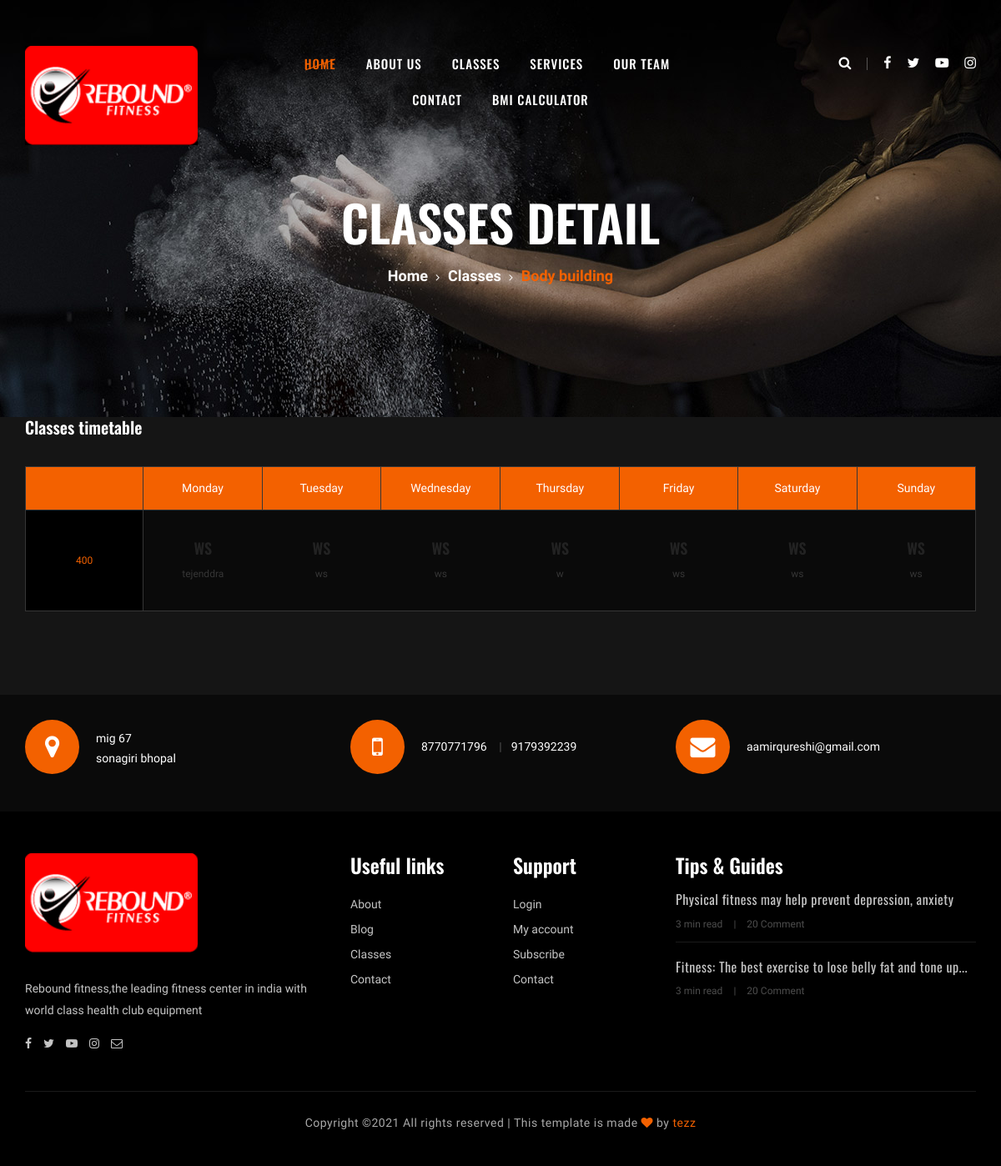
The page /class/ on the database its author committed.
### reebound/models.py (models this page shows)
class TimeTable(models.Model):
    time = models.TextField(max_length=20)
    mondayworkout = models.TextField(max_length=20, null=True)
    monday_trainer = models.ForeignKey(Trainers, on_delete=models.CASCADE, null=True)
    Tuesdayworkout = models.TextField(max_length=20)
    Tuesday_trainer = models.TextField(max_length=20)
    Wednesdayworkout = models.TextField(max_length=20)
    Wednesday_trainer = models.TextField(max_length=20)
    Thusdayworkout = models.TextField(max_length=20)
    Thusday_trainer = models.TextField(max_length=20)
    Fridayworkout = models.TextField(max_length=20)
    Friday_trainer = models.TextField(max_length=20)
    Saturdayworkout = models.TextField(max_length=20)
    Saturday_trainer = models.TextField(max_length=20)
    Sundayworkout = models.TextField(max_length=20)
    Sunday_trainer = models.TextField(max_length=20)

class Trainers(models.Model):
    name = models.TextField(max_length=50)
    image =  models.FileField(null=True)
    field =  models.TextField(max_length= 50)
    def __str__(self):
        return self.name

### reebound/views.py (the view)
# urls.py: path('class/',Class,name='class'),
def Class (request):
    ttable = TimeTable.objects.all()
    d= {"ttable":ttable}
    return render (request,'class-details.html',d)

### reebound/templates/class-details.html
{% extends 'base.html' %}
{% block body %}
{% load static %}
    <section class="breadcrumb-section set-bg" data-setbg="{% static 'img/breadcrumb-bg.jpg' %}">
        <div class="container">
            <div class="row">
                <div class="col-lg-12 text-center">
                    <div class="breadcrumb-text">
                        <h2>Classes detail</h2>
                        <div class="bt-option">
                            <a href="./index.html">Home</a>
                            <a href="#">Classes</a>
                            <span>Body building</span>
                        </div>
                    </div>
                </div>
            </div>
        </div>
    </section>
    <section class="class-timetable-section class-details-timetable spad">
        <div class="container">
            <div class="row">
                <div class="col-lg-12">
                    <div class="class-details-timetable_title">
                        <h5>Classes timetable</h5>
                    </div>
                </div>
            </div>
            <div class="row">
                <div class="col-lg-12">
                    <div class="class-timetable details-timetable">
                        <table>
                            <thead>
                                <tr>
                                    <th></th>
                                    <th>Monday</th>
                                    <th>Tuesday</th>
                                    <th>Wednesday</th>
                                    <th>Thursday</th>
                                    <th>Friday</th>
                                    <th>Saturday</th>
                                    <th>Sunday</th>
                                </tr>
                            </thead>
                            <tbody>
                                <tr>
                                    {% for i in ttable %}
                                    <td class="class-time">{{ i.time }}</td>
                                    <td class="dark-bg hover-dp ts-meta" data-tsmeta="workout">
                                        <h5>{{ i.mondayworkout }}</h5>
                                        <span>{{ i.monday_trainer }}</span>
                                    </td>
                                    <td class="dark-bg hover-dp ts-meta" data-tsmeta="workout">
                                        <h5>{{ i.Tuesdayworkout }}</h5>
                                        <span>{{ i.Tuesday_trainer }}</span>
                                    </td>
                                    <td class="dark-bg hover-dp ts-meta" data-tsmeta="workout">
                                        <h5>{{ i.Wednesdayworkout }}</h5>
                                        <span>{{ i.Wednesday_trainer }}</span>
                                    </td>
                                    <td class="dark-bg hover-dp ts-meta" data-tsmeta="workout">
                                        <h5>{{ i.Thusdayworkout }}</h5>
                                        <span>{{ i.Thusday_trainer }}</span>
                                    </td>
                                    <td class="dark-bg hover-dp ts-meta" data-tsmeta="workout">
                                        <h5>{{ i.Fridayworkout }}</h5>
                                        <span>{{ i.Friday_trainer }}</span>
                                    </td>
                                    <td class="dark-bg hover-dp ts-meta" data-tsmeta="workout">
                                        <h5>{{ i.Saturdayworkout }}</h5>
                                        <span>{{ i.Saturday_trainer }}</span>
                                    </td>
                                    <td class="dark-bg hover-dp ts-meta" data-tsmeta="workout">
                                        <h5>{{ i.Sundayworkout }}</h5>
                                        <span>{{ i.Sunday_trainer }}</span>
                                    </td>
                                    {% endfor %}
                                </tr>
                            </tbody>
                        </table>
                    </div>
                </div>
            </div>
        </div>
    </section>
    <div class="gettouch-section">
        <div class="container">
            <div class="row">
                <div class="col-md-4">
                    <div class="gt-text">
                        <i class="fa fa-map-marker"></i>
                        <p>mig 67 <br/> sonagiri bhopal</p>
                    </div>
                </div>
                <div class="col-md-4">
                    <div class="gt-text">
                        <i class="fa fa-mobile"></i>
                        <ul>
                            <li>8770771796</li>
                            <li>9179392239</li>
                        </ul>
                    </div>
                </div>
                <div class="col-md-4">
                    <div class="gt-text email">
                        <i class="fa fa-envelope"></i>
                        <p>aamirqureshi@gmail.com</p>
                    </div>
                </div>
            </div>
        </div>
    </div>
{% endblock %}

### reebound/static/css/barfiller.css (style rules this page uses)
body { font-family: Arial; }

### reebound/static/css/style.css (style rules this page uses)
html, body { height: 100%; font-family: "Muli", sans-serif; -webkit-font-smoothing: antialiased; font-smoothing: antialiased; }
h1, h2, h3, h4, h5, h6 { margin: 0; color: #111111; font-weight: 400; font-family: "Oswald", sans-serif; }
h2 { font-size: 36px; }
h5 { font-size: 18px; }
p { font-size: 14px; font-family: "Muli", sans-serif; color: #a9a9a9; font-weight: 400; line-height: 24px; margin: 0 0 15px 0; }
ul, ol { padding: 0; margin: 0; }
.set-bg { background-repeat: no-repeat; background-size: cover; background-position: top center; }
.spad { padding-top: 100px; padding-bottom: 100px; }
.gettouch-section { background: #0a0a0a; padding: 30px 0 15px; }
.gt-text { overflow: hidden; margin-bottom: 30px; }
.gt-text i { font-size: 30px; color: #ffffff; display: inline-block; height: 65px; width: 65px; background: #f36100; border-radius: 50%; line-height: 65px; text-align: center; float: left; margin-right: 20px; }
.gt-text p { overflow: hidden; color: #ffffff; margin-bottom: 0; padding-top: 10px; }
.gt-text ul { overflow: hidden; padding-top: 20px; }
.gt-text ul li { list-style: none; font-size: 14px; color: #ffffff; margin-right: 25px; display: inline-block; position: relative; }
.gt-text ul li:after { position: absolute; right: -18px; top: 0; content: "|"; color: #545454; }
.gt-text ul li:last-child { margin-right: 0; }
.gt-text ul li:last-child:after { display: none; }
.gt-text.email p { padding-top: 20px; }
.breadcrumb-section { height: 500px; padding-top: 230px; }
.breadcrumb-text h2 { font-size: 60px; color: #ffffff; font-weight: 600; text-transform: uppercase; margin-bottom: 15px; }
.breadcrumb-text .bt-option a { font-size: 18px; color: #ffffff; font-weight: 700; display: inline-block; position: relative; margin-right: 20px; }
.breadcrumb-text .bt-option a:after { position: absolute; right: -14px; top: 6px; font-family: "FontAwesome"; content: ""; font-size: 13px; font-weight: 400; }
.breadcrumb-text .bt-option span { font-size: 18px; color: #f36100; font-weight: 700; }
.class-timetable-section { background: #151515; }
.class-timetable-section.class-details-timetable { padding-top: 0; }
.class-details-timetable_title { margin-bottom: 35px; }
.class-details-timetable_title h5 { font-size: 20px; color: #ffffff; font-weight: 600; }
.class-timetable .ts-meta h5, .class-timetable .ts-meta span { -webkit-transition: all 0.4s; -o-transition: all 0.4s; transition: all 0.4s; }
.class-timetable.details-timetable td h5 { color: #ffffff1a; }
.class-timetable.details-timetable td span { color: #363636; }
.class-timetable.details-timetable td.hover-dp h5 { -webkit-transition: all 0.4s; -o-transition: all 0.4s; transition: all 0.4s; }
.class-timetable.details-timetable td.hover-dp span { -webkit-transition: all 0.4s; -o-transition: all 0.4s; transition: all 0.4s; }
.class-timetable.details-timetable td.dark-bg { background: #0a0a0a; }
.class-timetable table { border: 1px solid #363636; text-align: center; }
.class-timetable table thead { border-bottom: 1px solid #363636; }
.class-timetable table thead tr th { font-size: 14px; color: #ffffff; background: #f36100; border-right: 1px solid #363636; padding: 15px 0; font-weight: 400; }
.class-timetable table tbody tr td { width: 146px; padding: 35px 0; }
.class-timetable table tbody tr td.class-time { font-size: 12px; color: #f36100; background: #000000; border: 1px solid #363636; }
.class-timetable table tbody tr td.dark-bg { background: #090909; }
.class-timetable table tbody tr td h5 { color: #ffffff; font-weight: 600; text-transform: uppercase; margin-bottom: 10px; }
.class-timetable table tbody tr td span { display: block; font-size: 12px; color: #a9a9a9; }
@media only screen and (min-width: 1200px) { .container { max-width: 1170px; } }

### rows shown on the page
TimeTable: time "400", monday_trainer "tejenddra", Tuesday_trainer "ws", Wednesday_trainer "ws", Thusday_trainer "w", Friday_trainer "ws", Saturday_trainer "ws", Sunday_trainer "ws"
